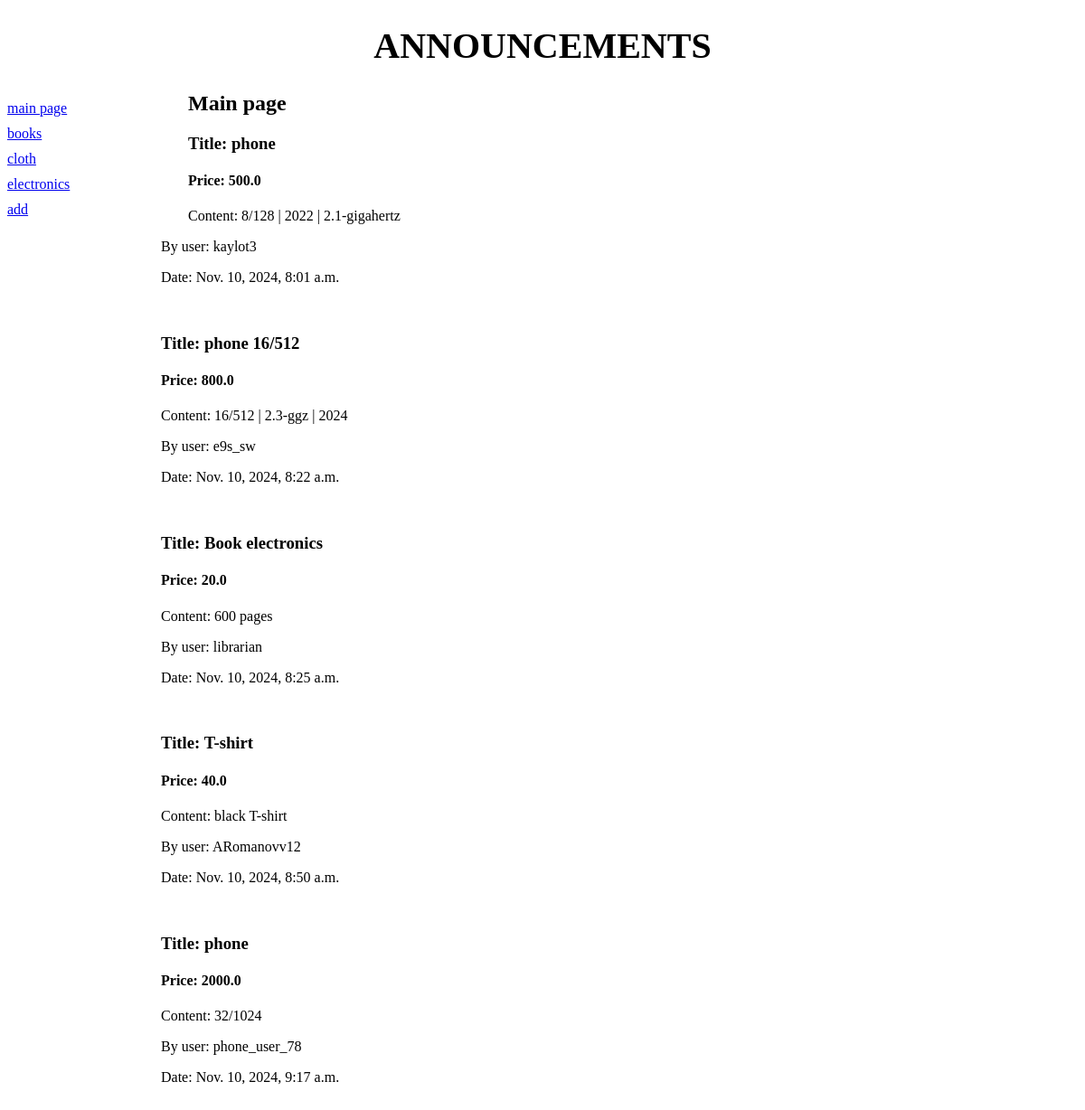
/bboard/, run on the app's committed database.
### bboard/models.py (models this page shows, shortened)
class Category(models.Model):
    name = models.CharField(max_length = 20, db_index = True, verbose_name = 'category')
    class Meta:
        verbose_name_plural = 'categories'
        verbose_name = 'category'
        ordering = ['name']

class BBoard(models.Model):
    title = models.CharField(max_length = 20, verbose_name = 'title')
    price = models.FloatField(verbose_name = 'price')
    content = models.TextField(verbose_name = 'content')
    user = models.CharField(max_length = 20, verbose_name = 'user')
    date = models.DateTimeField(auto_now_add = True, db_index = True, verbose_name = 'date')
    category = models.ForeignKey('Category', null = True, on_delete = models.PROTECT, verbose_name = 'category')
    class Meta:
        verbose_name_plural = 'announcements'
        verbose_name = 'announcement'
        ordering = ['date']

### bboard/views.py (the view)
# urls.py: path('', views.index, name = 'index'),
def index(request):
    bbs = bb.objects.all()
    categories = cat.objects.all()
    return render(request, 'bboard/index.html', { 'bbs' : bbs, 'categories' : categories })

### bboard/templates/bboard/index.html
{% extends "layout/basic.html" %}
{% block content %}
<h2>Main page</h2>
{% for bb in bbs %}
<div>
    <h3>Title: {{ bb.title }}</h3>
    <h4>Price: {{ bb.price }}</h4>
    <p>Content: {{ bb.content }}</p>
    <p>By user: {{ bb.user }}</p>
    <p>Date: {{ bb.date }}</p>
    <br>
</div>
{% endfor %}
{% endblock %}

### bboard/templates/layout/basic.html (shortened to what this page needs)
{% load static %}
<!DOCTYPE html>
<html lang="en">
<head>
    <link rel="stylesheet" type="text/css" href="{% static 'bboard/style.css' %}">
</head>
<body>
<header>
    <h1>Announcements</h1>
</header>
<nav>
    <a href="{% url 'index' %}">main page</a>
    {% for cat in categories %}
    <a href="{% url 'cats' cat.pk %}">{{ cat.name }}</a>
    {% endfor %}
    <a href="{% url 'add' %}">add</a>
</nav>
<main>
{% block content %}
{% endblock %}
</main>
</body>
</html>

### bboard/static/bboard/style.css (style rules this page uses)
header h1 { font-size: 30pt; text-transform: uppercase; text-align: center; }
nav { font-size: 12pt; width: 200px; float: left; }
nav a { display: block; margin: 10px 0px; }
main { margin-left: 170px; }

### data on the page
Category: name "books"
Category: name "cloth"
Category: name "electronics"
BBoard: title "phone", price "500.0", content "8/128 | 2022 | 2.1-gigahertz", user "kaylot3", date "Nov. 10, 2024, 8:01 a.m."
BBoard: title "phone 16/512", price "800.0", content "16/512 | 2.3-ggz | 2024", user "e9s_sw", date "Nov. 10, 2024, 8:22 a.m."
BBoard: title "Book electronics", price "20.0", content "600 pages", user "librarian", date "Nov. 10, 2024, 8:25 a.m."
BBoard: title "T-shirt", price "40.0", content "black T-shirt", user "ARomanovv12", date "Nov. 10, 2024, 8:50 a.m."
BBoard: title "phone", price "2000.0", content "32/1024", user "phone_user_78", date "Nov. 10, 2024, 9:17 a.m."
